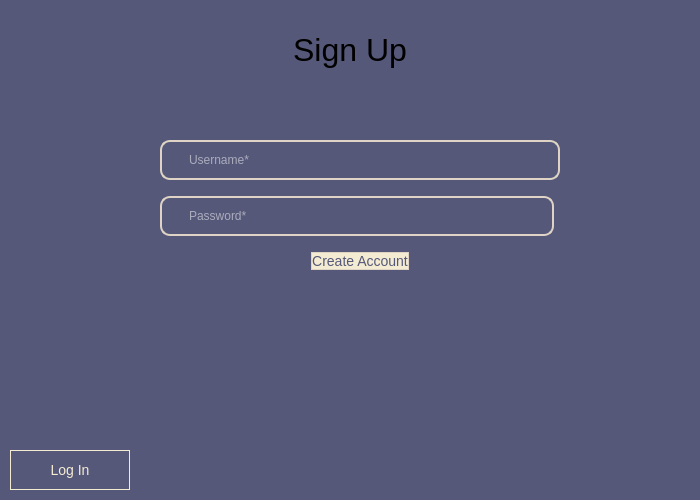
<?xml version="1.0" encoding="UTF-8"?>
<ui version="4.0">
 <class>SignupDialog</class>
 <widget class="QWidget" name="SignupDialog">
  <property name="geometry">
   <rect>
    <x>0</x>
    <y>0</y>
    <width>700</width>
    <height>500</height>
   </rect>
  </property>
  <property name="sizePolicy">
   <sizepolicy hsizetype="Fixed" vsizetype="Fixed">
    <horstretch>0</horstretch>
    <verstretch>0</verstretch>
   </sizepolicy>
  </property>
  <property name="minimumSize">
   <size>
    <width>700</width>
    <height>500</height>
   </size>
  </property>
  <property name="maximumSize">
   <size>
    <width>700</width>
    <height>500</height>
   </size>
  </property>
  <property name="windowTitle">
   <string>Sign Up</string>
  </property>
  <property name="styleSheet">
   <string notr="true">QWidget {
	background-color: #555879
}</string>
  </property>
  <widget class="QLabel" name="label">
   <property name="geometry">
    <rect>
     <x>0</x>
     <y>30</y>
     <width>700</width>
     <height>40</height>
    </rect>
   </property>
   <property name="styleSheet">
    <string notr="true">QLabel {
	font-size: 32px
}</string>
   </property>
   <property name="text">
    <string>Sign Up</string>
   </property>
   <property name="alignment">
    <set>Qt::AlignCenter</set>
   </property>
  </widget>
  <widget class="QWidget" name="verticalWidget" native="true">
   <property name="geometry">
    <rect>
     <x>160</x>
     <y>130</y>
     <width>400</width>
     <height>150</height>
    </rect>
   </property>
   <layout class="QVBoxLayout" name="verticalLayout">
    <item>
     <widget class="QLineEdit" name="usernameField">
      <property name="styleSheet">
       <string notr="true">QLineEdit {
  color: white;
  border: 2px solid #DED3C4;
  border-radius: 10px;
  padding: 10px 25px;
  background: transparent;
}

QLineEdit:focus {
  border: 2px solid #F4EBD3;
}</string>
      </property>
      <property name="inputMethodHints">
       <set>Qt::ImhLatinOnly</set>
      </property>
      <property name="placeholderText">
       <string>Username*</string>
      </property>
      <property name="clearButtonEnabled">
       <bool>true</bool>
      </property>
     </widget>
    </item>
    <item>
     <layout class="QHBoxLayout" name="horizontalLayout">
      <item>
       <widget class="QLineEdit" name="passwordField">
        <property name="styleSheet">
         <string notr="true">QLineEdit {
  color: white;
  border: 2px solid #DED3C4;
  border-radius: 10px;
  padding: 10px 25px;
  background: transparent;
}

QLineEdit:focus {
  border: 2px solid #F4EBD3;
}</string>
        </property>
        <property name="inputMethodHints">
         <set>Qt::ImhHiddenText|Qt::ImhLatinOnly|Qt::ImhNoAutoUppercase|Qt::ImhNoPredictiveText|Qt::ImhSensitiveData</set>
        </property>
        <property name="echoMode">
         <enum>QLineEdit::Password</enum>
        </property>
        <property name="placeholderText">
         <string>Password*</string>
        </property>
        <property name="clearButtonEnabled">
         <bool>true</bool>
        </property>
       </widget>
      </item>
      <item>
       <widget class="QCheckBox" name="showPwdCB">
        <property name="cursor">
         <cursorShape>PointingHandCursor</cursorShape>
        </property>
        <property name="styleSheet">
         <string notr="true">QCheckBox::indicator {
        width: 0;
        height: 0;
    }
    QCheckBox {
        spacing: 0;
        margin: 0;
    }</string>
        </property>
        <property name="text">
         <string/>
        </property>
        <property name="iconSize">
         <size>
          <width>25</width>
          <height>25</height>
         </size>
        </property>
        <property name="tristate">
         <bool>false</bool>
        </property>
       </widget>
      </item>
     </layout>
    </item>
    <item alignment="Qt::AlignHCenter">
     <widget class="QPushButton" name="createAccountBtn">
      <property name="styleSheet">
       <string notr="true">QPushButton {
  color: #555879;
  padding: 0.2em 1.7em;
  font-size: 14px;
  border-radius: 0.5em;
  background: #F4EBD3;
  border: 1px solid #DED3C4;
}

QPushButton:hover {
  background: rgb(230, 221, 209);
}

QPushButton:pressed {
  color: #98A1BC;
  background: #DED3C4;
}
</string>
      </property>
      <property name="text">
       <string>Create Account</string>
      </property>
     </widget>
    </item>
   </layout>
  </widget>
  <widget class="QPushButton" name="loginBtn">
   <property name="geometry">
    <rect>
     <x>10</x>
     <y>450</y>
     <width>120</width>
     <height>40</height>
    </rect>
   </property>
   <property name="styleSheet">
    <string notr="true">QPushButton {
  color: #F4EBD3;
  padding: 0.4em 1.2em;
  font-size: 14px;
  border-radius: 0.5em;
  background: #555879;
  border: 1px solid #F4EBD3;
}

QPushButton:hover {
  color: rgb(230, 221, 209);
  border: 1px solid rgb(230, 221, 209);
}

QPushButton:pressed {
  color: #DED3C4;
  border: 1px solid #DED3C4;
}
</string>
   </property>
   <property name="text">
    <string>Log In</string>
   </property>
  </widget>
 </widget>
 <resources/>
 <connections/>
</ui>
